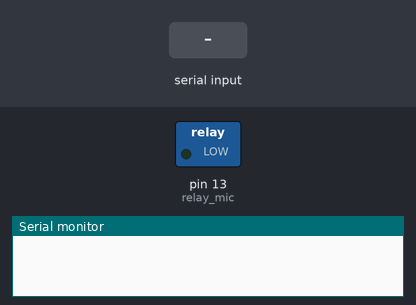
The sketch below on a simulated Arduino Uno, built with avr-gcc and run on an emulated ATmega328P. Parts: switched loads named in the sketch (green lamp = pin HIGH), the last lines printed to the serial monitor. Inputs (shaded band) come from the test bench.

Above: at 1.2 s.
1.3 s: "1" received over Serial
At 2.6 s:
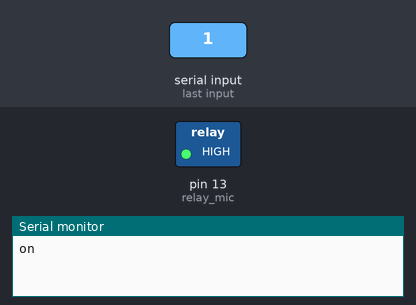
3.8 s: "0" received over Serial
At 5.7 s:
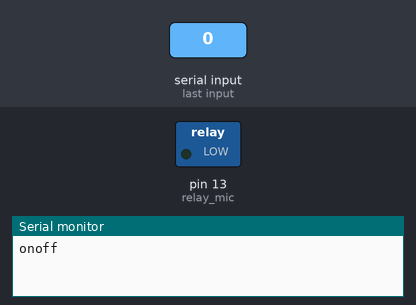
Timing chart, 0 to 7.2 s (numbered marks = the images above; inputs shaded):
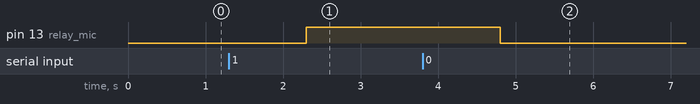

Measured:
- after the input at 1.3 s, pin 13 (relay_mic): LOW → HIGH after 1.0 s
- after the input at 3.8 s, pin 13 (relay_mic): HIGH → LOW after 1.0 s

The sketch:

test_relay_connect_python_serial_communication.ino
```cpp
String data;
int relay_mic = 13;

void setup() {
  // put your setup code here, to run once:
  Serial.begin(9600);
  pinMode(relay_mic, OUTPUT);
  // Serial1.begin(11)
}

void loop() {
  // put your main code here, to run repeatedly:
  // Serial.println(Serial.read());
  if(Serial.available() > 0)
    {
      data = Serial.readString();
      if(data == "1"){
        digitalWrite(relay_mic, 1);
        Serial.print("on");
      }
      if(data == "0"){
        digitalWrite(relay_mic, 0);
        Serial.print("off");
      }
    }
}
```
